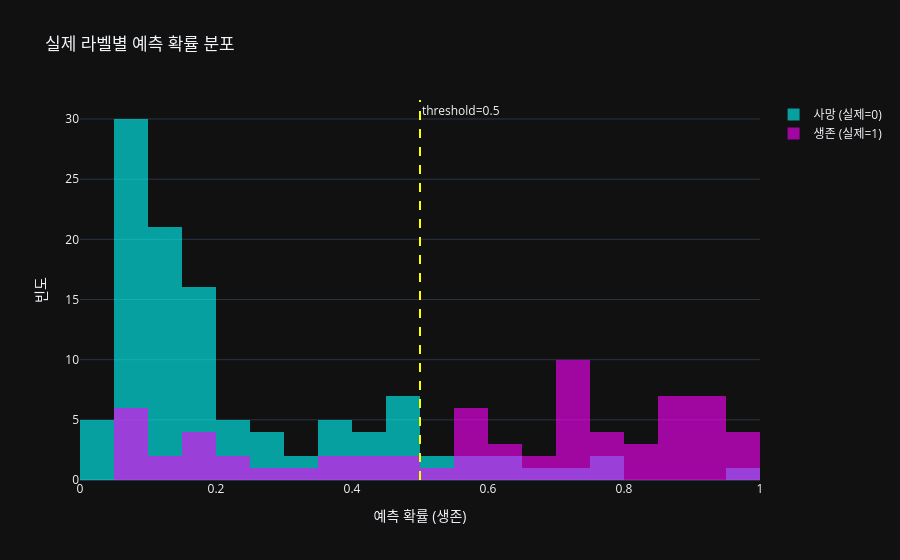

Notebook code cell kept with this figure:
### Markdown cell above
---
## Part 5. 확률 분포 시각화

모델이 출력한 **확률 분포**를 보면 임곗값 선택의 감이 옴

### Code cell
import plotly.graph_objects as go

fig = go.Figure()
fig.add_trace(go.Histogram(
    x=y_proba[y_test == 0], name="사망 (실제=0)",
    opacity=0.6, marker_color="cyan",
    xbins=dict(start=0, end=1, size=0.05)
))
fig.add_trace(go.Histogram(
    x=y_proba[y_test == 1], name="생존 (실제=1)",
    opacity=0.6, marker_color="magenta",
    xbins=dict(start=0, end=1, size=0.05)
))

fig.add_vline(x=0.5, line_dash="dash", line_color="yellow",
              annotation_text="threshold=0.5")

fig.update_layout(
    title="실제 라벨별 예측 확률 분포",
    xaxis_title="예측 확률 (생존)",
    yaxis_title="빈도",
    barmode="overlay",
    template="plotly_dark"
)
fig.show()

### Figure 1 — Plotly figure (JSON) as saved in the notebook; plotly's stock layout.template omitted (floating-point values rounded to 4 significant figures)
{"data": [{"marker": {"color": "cyan"}, "name": "사망 (실제=0)", "opacity": 0.6, "type": "histogram", "x": [0.06689, 0.04675, 0.03451, 0.2944, 0.3258, 0.1268, 0.156, 0.08831, 0.1914, 0.4489, 0.1751, 0.3745, 0.0882, 0.132, 0.0882, 0.08355, 0.08659, 0.4143, 0.1312, 0.07222, 0.2981, 0.3612, 0.156, 0.1093, 0.9662, 0.09483, 0.1151, 0.08848, 0.4006, 0.576, 0.7218, 0.09647, 0.0708, 0.621, 0.1367, 0.1048, 0.5569, 0.07516, 0.3518, 0.2128, 0.1292, 0.6858, 0.1591, 0.04892, 0.06962, 0.07896, 0.1439, 0.5441, 0.06788, 0.1227, 0.1434, 0.09641, 0.7773, 0.4973, 0.08211, 0.5414, 0.4533, 0.08817, 0.273, 0.156, 0.06962, 0.1778, 0.09644, 0.2693, 0.08817, 0.1234, 0.3696, 0.156, 0.01182, 0.4903, 0.156, 0.1533, 0.1371, 0.08342, 0.1259, 0.08977, 0.04983, 0.4817, 0.1277, 0.08852, 0.4041, 0.4853, 0.1018, 0.09816, 0.08975, 0.1557, 0.1196, 0.156, 0.3735, 0.1531, 0.3236, 0.1421, 0.08817, 0.1716, 0.2336, 0.2236, 0.1936, 0.08076, 0.2177, 0.6192, 0.08205, 0.4865, 0.7915, 0.05378, 0.1292, 0.4547, 0.2116, 0.1191, 0.1866, 0.1304], "xbins": {"end": 1, "size": 0.05, "start": 0}}, {"marker": {"color": "magenta"}, "name": "생존 (실제=1)", "opacity": 0.6, "type": "histogram", "x": [0.161, 0.6714, 0.4439, 0.7027, 0.5903, 0.7189, 0.7293, 0.434, 0.9582, 0.236, 0.1272, 0.9453, 0.09682, 0.1311, 0.1537, 0.1534, 0.8018, 0.8326, 0.7149, 0.7784, 0.8512, 0.9159, 0.1846, 0.7326, 0.645, 0.646, 0.3032, 0.6417, 0.3763, 0.9117, 0.8587, 0.9552, 0.5169, 0.9768, 0.4536, 0.05651, 0.7694, 0.5747, 0.09822, 0.9037, 0.7219, 0.8746, 0.4846, 0.09303, 0.7331, 0.5846, 0.3668, 0.6714, 0.2763, 0.9421, 0.7219, 0.08821, 0.5659, 0.2222, 0.8848, 0.8268, 0.09286, 0.9071, 0.7424, 0.853, 0.7806, 0.561, 0.9127, 0.7219, 0.8617, 0.8687, 0.5609, 0.7755, 0.956], "xbins": {"end": 1, "size": 0.05, "start": 0}}], "layout": {"annotations": [{"showarrow": false, "text": "threshold=0.5", "x": 0.5, "xanchor": "left", "xref": "x", "y": 1, "yanchor": "top", "yref": "y domain"}], "barmode": "overlay", "shapes": [{"line": {"color": "yellow", "dash": "dash"}, "type": "line", "x0": 0.5, "x1": 0.5, "xref": "x", "y0": 0, "y1": 1, "yref": "y domain"}], "title": {"text": "실제 라벨별 예측 확률 분포"}, "xaxis": {"title": {"text": "예측 확률 (생존)"}}, "yaxis": {"title": {"text": "빈도"}}}}
